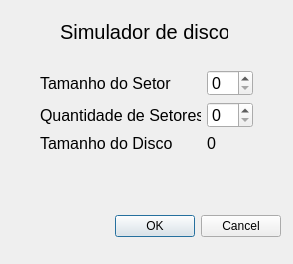
<?xml version="1.0" encoding="UTF-8"?>
<ui version="4.0">
 <class>Dialog</class>
 <widget class="QDialog" name="Dialog">
  <property name="geometry">
   <rect>
    <x>0</x>
    <y>0</y>
    <width>293</width>
    <height>264</height>
   </rect>
  </property>
  <property name="windowTitle">
   <string>Dialog</string>
  </property>
  <widget class="QDialogButtonBox" name="buttonBox">
   <property name="geometry">
    <rect>
     <x>20</x>
     <y>210</y>
     <width>261</width>
     <height>32</height>
    </rect>
   </property>
   <property name="orientation">
    <enum>Qt::Horizontal</enum>
   </property>
   <property name="standardButtons">
    <set>QDialogButtonBox::Cancel|QDialogButtonBox::Ok</set>
   </property>
  </widget>
  <widget class="QLabel" name="label">
   <property name="geometry">
    <rect>
     <x>60</x>
     <y>20</y>
     <width>168</width>
     <height>24</height>
    </rect>
   </property>
   <property name="font">
    <font>
     <pointsize>15</pointsize>
    </font>
   </property>
   <property name="text">
    <string>Simulador de disco</string>
   </property>
  </widget>
  <widget class="QWidget" name="">
   <property name="geometry">
    <rect>
     <x>40</x>
     <y>70</y>
     <width>213</width>
     <height>83</height>
    </rect>
   </property>
   <layout class="QGridLayout" name="gridLayout">
    <item row="0" column="0">
     <widget class="QLabel" name="tamSetor">
      <property name="font">
       <font>
        <pointsize>12</pointsize>
       </font>
      </property>
      <property name="text">
       <string>Tamanho do Setor</string>
      </property>
     </widget>
    </item>
    <item row="0" column="1">
     <widget class="QSpinBox" name="valTamSetor">
      <property name="font">
       <font>
        <pointsize>12</pointsize>
       </font>
      </property>
     </widget>
    </item>
    <item row="1" column="0">
     <widget class="QLabel" name="quantSetor">
      <property name="font">
       <font>
        <pointsize>12</pointsize>
       </font>
      </property>
      <property name="text">
       <string>Quantidade de Setores</string>
      </property>
     </widget>
    </item>
    <item row="1" column="1">
     <widget class="QSpinBox" name="valQuantSetor">
      <property name="font">
       <font>
        <pointsize>12</pointsize>
       </font>
      </property>
     </widget>
    </item>
    <item row="2" column="0">
     <widget class="QLabel" name="tamDisco">
      <property name="font">
       <font>
        <pointsize>12</pointsize>
       </font>
      </property>
      <property name="text">
       <string>Tamanho do Disco</string>
      </property>
     </widget>
    </item>
    <item row="2" column="1">
     <widget class="QLabel" name="valTamDisco">
      <property name="font">
       <font>
        <pointsize>12</pointsize>
       </font>
      </property>
      <property name="text">
       <string>0</string>
      </property>
     </widget>
    </item>
   </layout>
  </widget>
  <zorder>buttonBox</zorder>
  <zorder>label</zorder>
  <zorder>tamSetor</zorder>
  <zorder>quantSetor</zorder>
  <zorder>valTamSetor</zorder>
  <zorder>valQuantSetor</zorder>
  <zorder>tamDisco</zorder>
  <zorder>valTamDisco</zorder>
  <zorder>valTamDisco</zorder>
 </widget>
 <resources/>
 <connections>
  <connection>
   <sender>buttonBox</sender>
   <signal>accepted()</signal>
   <receiver>Dialog</receiver>
   <slot>accept()</slot>
   <hints>
    <hint type="sourcelabel">
     <x>248</x>
     <y>254</y>
    </hint>
    <hint type="destinationlabel">
     <x>157</x>
     <y>274</y>
    </hint>
   </hints>
  </connection>
  <connection>
   <sender>buttonBox</sender>
   <signal>rejected()</signal>
   <receiver>Dialog</receiver>
   <slot>reject()</slot>
   <hints>
    <hint type="sourcelabel">
     <x>316</x>
     <y>260</y>
    </hint>
    <hint type="destinationlabel">
     <x>286</x>
     <y>274</y>
    </hint>
   </hints>
  </connection>
 </connections>
</ui>
